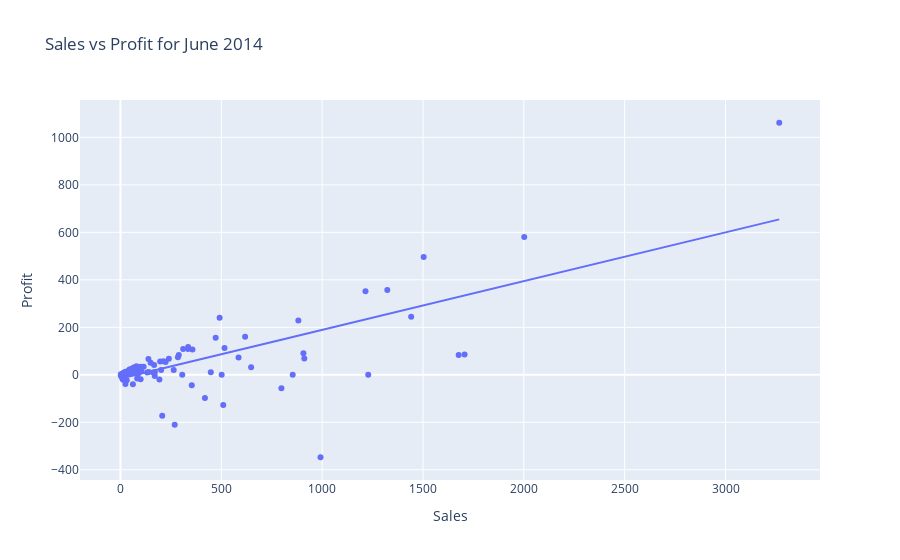
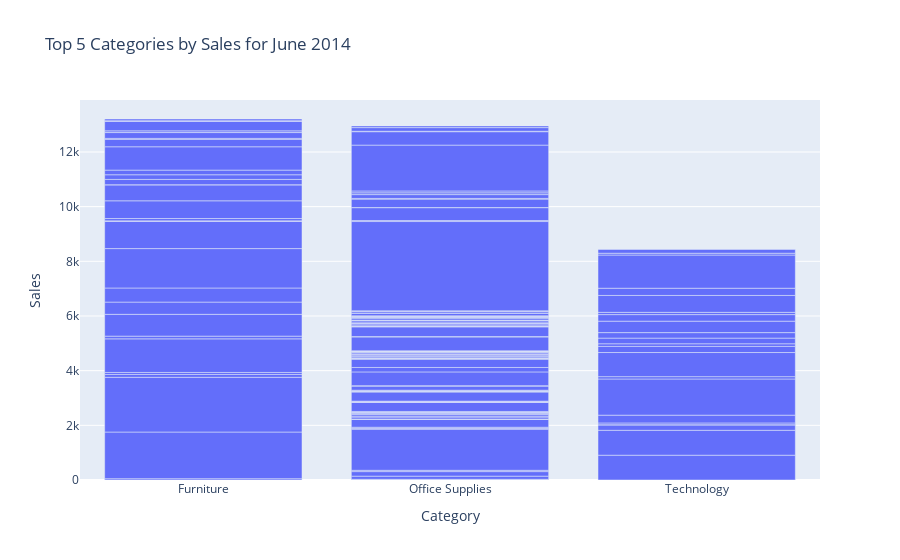

The notebook cell saved with these charts, in order:
### Code cell
import pandas as pd
import plotly.express as px

# Load the data
data = pd.read_excel('Superstore.xls')

# Convert 'Order Date' column to datetime type
data['Order Date'] = pd.to_datetime(data['Order Date'])

# Filter the data for June 2014
june_2014_data = data[(data['Order Date'].dt.month == 6) & (data['Order Date'].dt.year == 2014)]

try:
    # Create a scatter plot with trend line
    fig_scatter = px.scatter(june_2014_data, x='Sales', y='Profit', trendline='ols', title='Sales vs Profit for June 2014')
    fig_scatter.show()
except Exception as e:
    print(f"Error creating scatter plot: {e}")

try:
    # Create a bar plot with top 5 categories
    top_categories = june_2014_data['Category'].value_counts().head(5).index
    top_categories_data = june_2014_data[june_2014_data['Category'].isin(top_categories)]
    fig_bar = px.bar(top_categories_data, x='Category', y='Sales', title='Top 5 Categories by Sales for June 2014')
    fig_bar.show()
except Exception as e:
    print(f"Error creating bar plot: {e}")

try:
    # Create a bar plot with sales by region
    fig_bar_region = px.bar(june_2014_data, x='Region', y='Sales', title='Sales by Region for June 2014')
    fig_bar_region.show()
except Exception as e:
    print(f"Error creating bar plot by region: {e}")

try:
    # Create a bar plot with sales by sub-category
    fig_bar_subcategory = px.bar(june_2014_data, x='Sub-Category', y='Sales', title='Sales by Sub-Category for June 2014')
    fig_bar_subcategory.show()
except Exception as e:
    print(f"Error creating bar plot by sub-category: {e}")

### Figure 1 — Plotly figure (JSON) as saved in the notebook; plotly's stock layout.template omitted (floating-point values rounded to 4 significant figures; data arrays with more than 128 entries replaced by an {"elided": "..."} marker saying what was removed)
{"data": [{"hovertemplate": "Sales=%{x}<br>Profit=%{y}<extra></extra>", "legendgroup": "", "marker": {"color": "#636efa", "symbol": "circle"}, "mode": "markers", "name": "", "orientation": "v", "showlegend": false, "type": "scatter", "x": {"elided": "135 float values"}, "xaxis": "x", "y": {"elided": "135 float values"}, "yaxis": "y"}, {"hovertemplate": "<b>OLS trendline</b><br>Profit = 0.205243 * Sales + -15.7324<br>R<sup>2</sup>=0.528210<br><br>Sales=%{x}<br>Profit=%{y} <b>(trend)</b><extra></extra>", "legendgroup": "", "marker": {"color": "#636efa", "symbol": "circle"}, "mode": "lines", "name": "", "showlegend": false, "type": "scatter", "x": {"elided": "135 float values"}, "xaxis": "x", "y": {"elided": "135 float values"}, "yaxis": "y"}], "layout": {"legend": {"tracegroupgap": 0}, "title": {"text": "Sales vs Profit for June 2014"}, "xaxis": {"anchor": "y", "domain": [0, 1], "title": {"text": "Sales"}}, "yaxis": {"anchor": "x", "domain": [0, 1], "title": {"text": "Profit"}}}}

### Figure 2 — Plotly figure (JSON) as saved in the notebook; plotly's stock layout.template omitted (floating-point values rounded to 4 significant figures; data arrays with more than 128 entries replaced by an {"elided": "..."} marker saying what was removed)
{"data": [{"alignmentgroup": "True", "hovertemplate": "Category=%{x}<br>Sales=%{y}<extra></extra>", "legendgroup": "", "marker": {"color": "#636efa", "pattern": {"shape": ""}}, "name": "", "offsetgroup": "", "orientation": "v", "showlegend": false, "textposition": "auto", "type": "bar", "x": {"elided": "135 str values"}, "xaxis": "x", "y": {"elided": "135 float values"}, "yaxis": "y"}], "layout": {"barmode": "relative", "legend": {"tracegroupgap": 0}, "title": {"text": "Top 5 Categories by Sales for June 2014"}, "xaxis": {"anchor": "y", "domain": [0, 1], "title": {"text": "Category"}}, "yaxis": {"anchor": "x", "domain": [0, 1], "title": {"text": "Sales"}}}}
